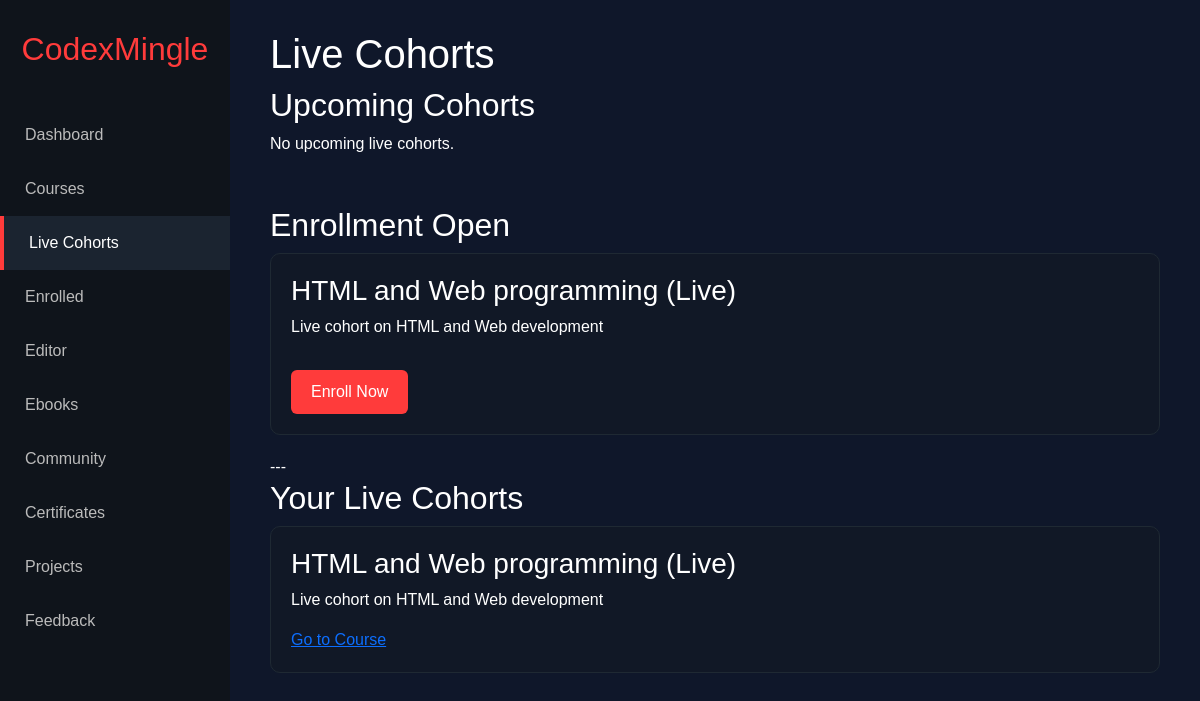
/live-cohorts/ (signed in), run on the app's committed database.
### courses/models.py (models this page shows, shortened)
class Course(models.Model):
    COURSE_TYPE = (
        ("recorded", "Recorded"),
        ("live", "Live"),
    )
    PAYMENT_TYPE = (
        ('transfer', 'transfer'),
        ('mastercard',  'Mastercard')
    )
    title = models.CharField(max_length=200)
    description = models.TextField()
    price = models.DecimalField(max_digits=8, decimal_places=2)
    payment_type = models.CharField(max_length=10, choices=PAYMENT_TYPE, default="transfer")
    course_type = models.CharField(
        max_length=10,
        choices=COURSE_TYPE,
        default="recorded"
    )
    discount_active = models.BooleanField(default=False)
    discount_percentage = models.PositiveIntegerField(
        default=0
    )
    first_200_discount = models.DecimalField(
        max_digits=5,
        decimal_places=2,
        default=0
    )
    discount_expiry = models.DateTimeField(
        null=True,
        blank=True
    )
    enrollment_open = models.DateTimeField(null=True, blank=True)
    created_at = models.DateTimeField(auto_now_add=True)

### codexio_main/views.py (the view)
# urls.py: path('live-cohorts/', views.live_courses, name='live_courses'),
@login_required
def live_courses(request):
    now = timezone.now()
    upcoming_courses = Course.objects.filter(
        course_type="live",
        enrollment_open__gt=now
    )
    open_courses = Course.objects.filter(
        course_type="live",
        enrollment_open__lte=now
    )
    enrolled_courses = Course.objects.filter(
        enrollment__user=request.user,
        course_type="live"
    )
    context = {
        "upcoming_courses": upcoming_courses,
        "open_courses": open_courses,
        "enrolled_courses": enrolled_courses,
        "now": now
    }
    return render(request, "codexio_main/live_courses.html", context)

### codexio_main/templates/codexio_main/live_courses.html (shortened to what this page needs)
{% extends "base.html" %}
{% load static %}
{% block css_files %}
<link rel="stylesheet" href="https://cdnjs.cloudflare.com/ajax/libs/font-awesome/6.5.0/css/all.min.css">
{% endblock %}
{% block content %}
{% include "components/sidebar.html" %}
<div class="main">
<div class="header">
<h1>Live Cohorts</h1>
<div class="section">
<h2>Upcoming Cohorts</h2>
{% if upcoming_courses %}
{% for course in upcoming_courses %}
<div class="course-card">
<h3>{{course.title}}</h3>
<p>{{course.description}}</p>
<p>
Enrollment Opens: {{course.enrollment_open}}
</p>
<div id="countdown-{{course.id}}"></div>
<button
class="enroll-btn disabled"
id="btn-{{course.id}}">
Enroll Now
</button>
</div>
<script>
var countDownDate = new Date("{{course.enrollment_open|date:'c'}}").getTime();
var x = setInterval(function(){
var now = new Date().getTime();
var distance = countDownDate - now;
var hours = Math.floor((distance % (1000*60*60*24))/(1000*60*60));
var minutes = Math.floor((distance % (1000*60*60))/(1000*60));
var seconds = Math.floor((distance % (1000*60))/1000);
document.getElementById("countdown-{{course.id}}").innerHTML =
hours+"h "+minutes+"m "+seconds+"s ";
if(distance < 0){
clearInterval(x);
document.getElementById("countdown-{{course.id}}").innerHTML = "Enrollment Open";
var btn = document.getElementById("btn-{{course.id}}");
btn.classList.remove("disabled");
}
},1000);
</script>
{% endfor %}
{% else %}
<p>No upcoming live cohorts.</p>
{% endif %}
</div>
<h2>Enrollment Open</h2>
{% for course in open_courses %}
<div class="course-card">
<h3>{{ course.title }}</h3>
<p>{{ course.description }}</p>
<a href="{% url 'enroll_course' course.id %}">
<button class="enroll-btn">Enroll Now</button>
</a>
</div>
{% endfor %}
---
<div class="section">
<h2>Your Live Cohorts</h2>
{% if enrolled_courses %}
{% for course in enrolled_courses %}
<div class="course-card">
<h3>{{course.title}}</h3>
<p>{{course.description}}</p>
<a href="{% url 'course_detail' course.id %}">
Go to Course
</a>
</div>
{% endfor %}
{% else %}
<p>You are not enrolled in any live cohort.</p>
{% endif %}
</div>
</div>
</div>
{% endblock %}

### codexio_main/templates/codexio_main/live_courses.html (style rules this page uses)
body { font-family: Arial; background:#0f172a; color:white; margin:0; }
.main { margin-left:230px; padding:30px 40px; transition:0.3s; }
.section { margin-bottom:50px; }
.course-card { background:#111826; border:1px solid #1f2933; padding:20px; border-radius:10px; margin-bottom:20px; }
.enroll-btn { margin-top:15px; padding:10px 20px; background:#ff3b3b; border:none; border-radius:6px; color:white; cursor:pointer; }

### data on the page
Course: title "HTML and Web programming (Live)", description "Live cohort on HTML and Web development"
